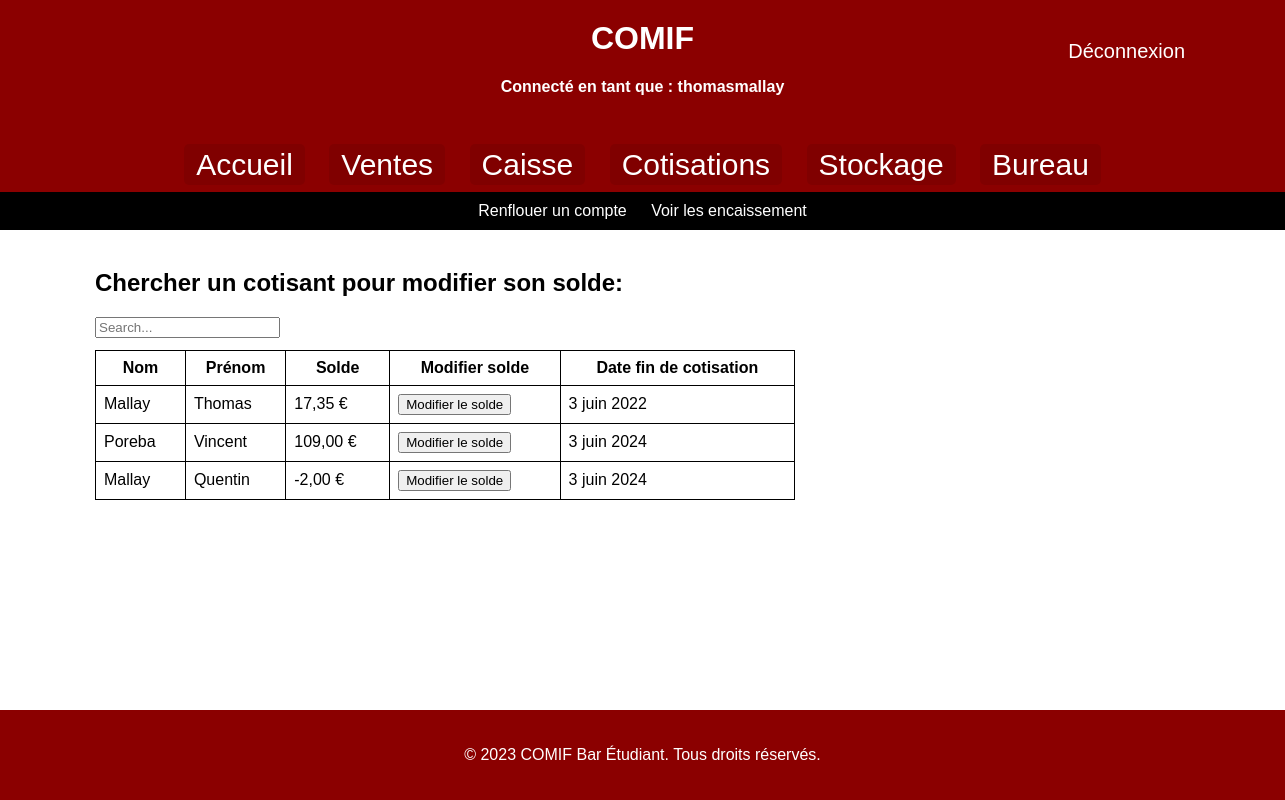
The app's page /gstsoldes/ (signed in) with its own data.
### AppCotisants/models.py (models this page shows, shortened)
class Cotisants(models.Model):
    prenom = models.CharField(max_length=15)
    nom = models.CharField(max_length=15)
    nomprenom = models.CharField(max_length=30, unique=True, default='')
    solde = models.DecimalField(max_digits=8, decimal_places=2, default='0')
    date_inscription = models.DateTimeField(auto_now_add=True)
    depense = models.DecimalField(max_digits=8, decimal_places=2, default='0')
    mail = models.EmailField(max_length=40, default='')
    promo = models.CharField(max_length=40, default='')
    DUREE_CHOICES = (
        (timedelta(days=365), '1 an'),
        (timedelta(days=183), '6 mois'),
        (timedelta(days=6), '6 jours'),
    )
    temps_cotisation = models.DurationField(choices=DUREE_CHOICES, default=None)
    date_fin = models.DateField(default=None, null=True, blank=True)

### AppCotisants/views.py (the view)
# urls.py: path('gstsoldes/', views2.index2),
@login_required
def index2(request):
    return render(request, 'gstsoldes.html',{'dataMode':ModePaiement.objects.all(),'dataCotisants':Cotisants.objects.order_by('date_inscription').all(),'username': request.user.username})

### templates/gstsoldes.html (shortened to what this page needs)
<!DOCTYPE html>
<html>
<head>
    {% load static %}
</head>
<body>
<header>
    <h1>COMIF</h1>
    <h4 style="color: white;">Connecté en tant que : {{ username }}</h4>
    <a href="{% url 'logout' %}" style="font-size: 20px; position: absolute; top: 40px; right: 100px;
     color: white; text-decoration: none;">Déconnexion</a>
</header>
  <nav>
    <a href="/welcome">Accueil</a>
    <a href="/ajtvente">Ventes</a>
    <a href="/gstsoldes">Caisse</a>
    <a href="/ajtcotisants">Cotisations</a>
    <a href="/ajtproduits">Stockage</a>
    <a href="/tresorerie">Bureau</a>
  </nav>
  <div class="navbar">
    <a href="/gstsoldes">Renflouer un compte</a>
    <a href="/voirencaissements">Voir les encaissement</a>
  </div>
<section>
    <h2>Chercher un cotisant pour modifier son solde:</h2>
    <div class="form-group">
        <input id="search" class="form-control" type="text" placeholder="Search...">
    </div>
    <br />
    <div class="scrollable-table">
        <table width="700" border="1" style="border-collapse:collapse;">
            <thead>
            <tr>
                <th>Nom</th>
                <th>Prénom</th>
                <th>Solde</th>
                <th>Modifier solde</th>
                <th>Date fin de cotisation</th>
            </tr>
            </thead>
            <tbody id="myTable">
            {% for cotisant in dataCotisants %}
            <tr>
                <td>{{ cotisant.nom }}</td>
                <td>{{ cotisant.prenom }}</td>
                <td>{{ cotisant.solde }} €</td>
                <td>
                    <button class="modBtn" type="button" data-cotisant-id="{{ cotisant.id }}"
                            data-nom="{{ cotisant.nom }}"
                            data-prenom="{{ cotisant.prenom }}" title="Modifier">
                        Modifier le solde
                    </button>
                </td>
                <td>{{ cotisant.date_fin }}</td>
            </tr>
            {% endfor %}
            </tbody>
        </table>
    </div>
</section>
<footer>
    <p>&copy; 2023 COMIF Bar Étudiant. Tous droits réservés.</p>
</footer>
</body>
</html>

### templates/gstsoldes.html (style rules this page uses)
body { font-family: Arial, sans-serif; margin: 0; padding: 0; background-size: cover; background-position: center; display: flex; flex-direction: column; min-height: 100vh; }
header { background-color: #8B0000; color: #fff; padding: 20px; text-align: center; }
h1 { margin: 0; }
nav { background-color: #8B0000; color: #fff; padding: 10px; text-align: center; }
nav a { color: #fff; text-decoration: none; margin: 0 10px; font-size: 30px; padding: 4px 12px; border-radius: 5px; background-color: #800000; }
.navbar { background-color: #000; color: #fff; text-align: center; padding: 10px; }
.navbar a { color: #fff; text-decoration: none; margin: 0 10px; }
section { position: absolute; top: 0px; left: 75px; position: relative; padding: 20px; margin-bottom: 300px; }
footer { background-color: #8B0000; color: #fff; padding: 20px; text-align: center; margin-top: auto; }
table { border-collapse: collapse; width: 700px; }
th, td { border: 1px solid black; padding: 8px; }
.scrollable-table { position: absolute; top: 120px; left: Opx; height: 300px; overflow-y: scroll; }

### records on screen
Cotisants: nom "Mallay", prenom "Thomas", solde "17,35", date_fin "3 juin 2022"
Cotisants: nom "Poreba", prenom "Vincent", solde "109,00", date_fin "3 juin 2024"
Cotisants: nom "Mallay", prenom "Quentin", solde "-2,00", date_fin "3 juin 2024"

### other values on screen
{{ username }} "thomasmallay"
